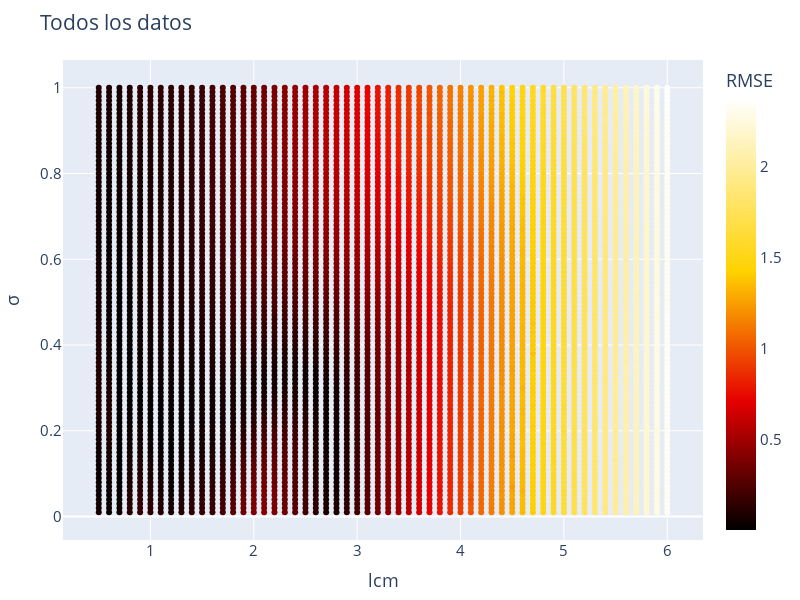

Notebook code for this chart:
### Code cell
params_plot = PlotlyJS.plot([params_error], params_layout)

### Figure 1 — Plotly figure (JSON) as saved in the notebook; plotly's stock layout.template omitted (floating-point values rounded to 4 significant figures; data arrays with more than 128 entries replaced by an {"elided": "..."} marker saying what was removed)
{"data": [{"hoverinfo": "text", "hovertext": {"elided": "5600 float values"}, "marker": {"color": {"elided": "5600 float values"}, "colorbar": {"title": "RMSE"}, "colorscale": "Hot"}, "mode": "markers", "type": "scatter", "x": {"elided": "5600 float values"}, "y": {"elided": "5600 float values"}}], "layout": {"font": {"size": 15}, "height": 600, "margin": {"b": 50, "l": 50, "r": 50, "t": 60}, "title": "Todos los datos", "width": 800, "xaxis": {"title": "lcm"}, "yaxis": {"title": "σ"}}}
